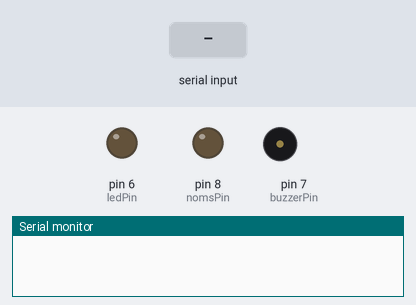
Recording of a sketch running on a simulated Arduino Uno, built with avr-gcc and run on an emulated ATmega328P. Parts: output pins drawn as LEDs (lit = HIGH), buzzer (waves = sounding), the last lines printed to the serial monitor. Inputs (shaded band) come from the test bench. The modem accepts every AT command (registered, SIM ready, sends succeed) and sends nothing else.

Above: at 2.2 s.
2.3 s: "1" received over Serial
At 2.45 s:
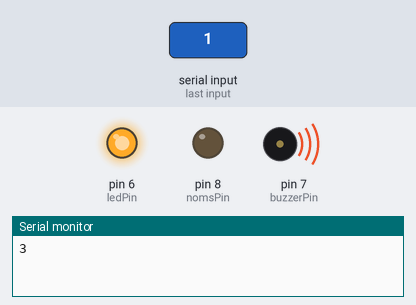
Timing chart, 0 to 5.3 s (numbered marks = the images above; inputs shaded):
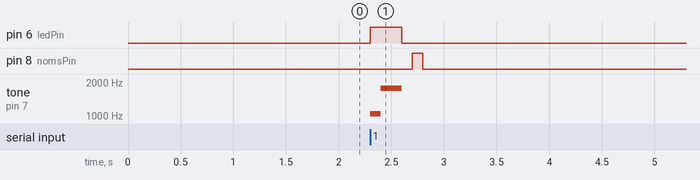

The sketch:

D_B_EDIT.ino
```cpp
#include <SoftwareSerial.h>

const int ledPin = 6;    // LED connected to digital pin 6
const int buzzerPin = 7;
const int nomsPin = 8;
int command;
bool systemOn = false;
unsigned long previousMillis = 0;
const long interval = 500;

SoftwareSerial HC12(10, 11); // RX, TX pins for HC-12 communication

void setup() {
  Serial.begin(9600);  // Initialize software serial communication
  HC12.begin(9600);    // HC-12 communication

  pinMode(ledPin, OUTPUT);
  pinMode(buzzerPin, OUTPUT);
  pinMode(nomsPin, OUTPUT);

  HC12.write("AT+C003\r\n"); // Set HC-12 to channel 0003
  delay(1000);
}

void loop() {
  unsigned long currentMillis = millis();

  if (Serial.available() > 0) {
    command = Serial.read();  // Read the command sent by the master
    if (command == '1') {
      digitalWrite(ledPin, HIGH);
      Serial.write('3');
      tone(buzzerPin, 1047, 100);
      delay(100);
      tone(buzzerPin, 1760, 200);
      delay(200);
      digitalWrite(ledPin, LOW);
      digitalWrite(nomsPin, HIGH);
      previousMillis = currentMillis;  // Reset the timer when signal is received
      systemOn = true;
    }
  } else {
    if (systemOn) {
      if (currentMillis - previousMillis < interval) {
        if ((currentMillis / 100) % 2 == 0) {
          digitalWrite(nomsPin, LOW);
        } else {
          digitalWrite(nomsPin, HIGH);
        }
      } else {
        digitalWrite(ledPin, LOW);
        digitalWrite(nomsPin, LOW);
        noTone(buzzerPin);
        systemOn = false;
      }
    }
  }
}
```

Measured:
- after the input at 2.3 s, pin 6 (ledPin): LOW → HIGH at once, → LOW 0.30 s later; pin 8 (nomsPin): LOW → HIGH after 0.40 s, → LOW 0.10 s later; tone on pin 7 (buzzerPin): silent → 1047 Hz at once, → 1760 Hz 0.10 s later, → silent 0.20 s later
